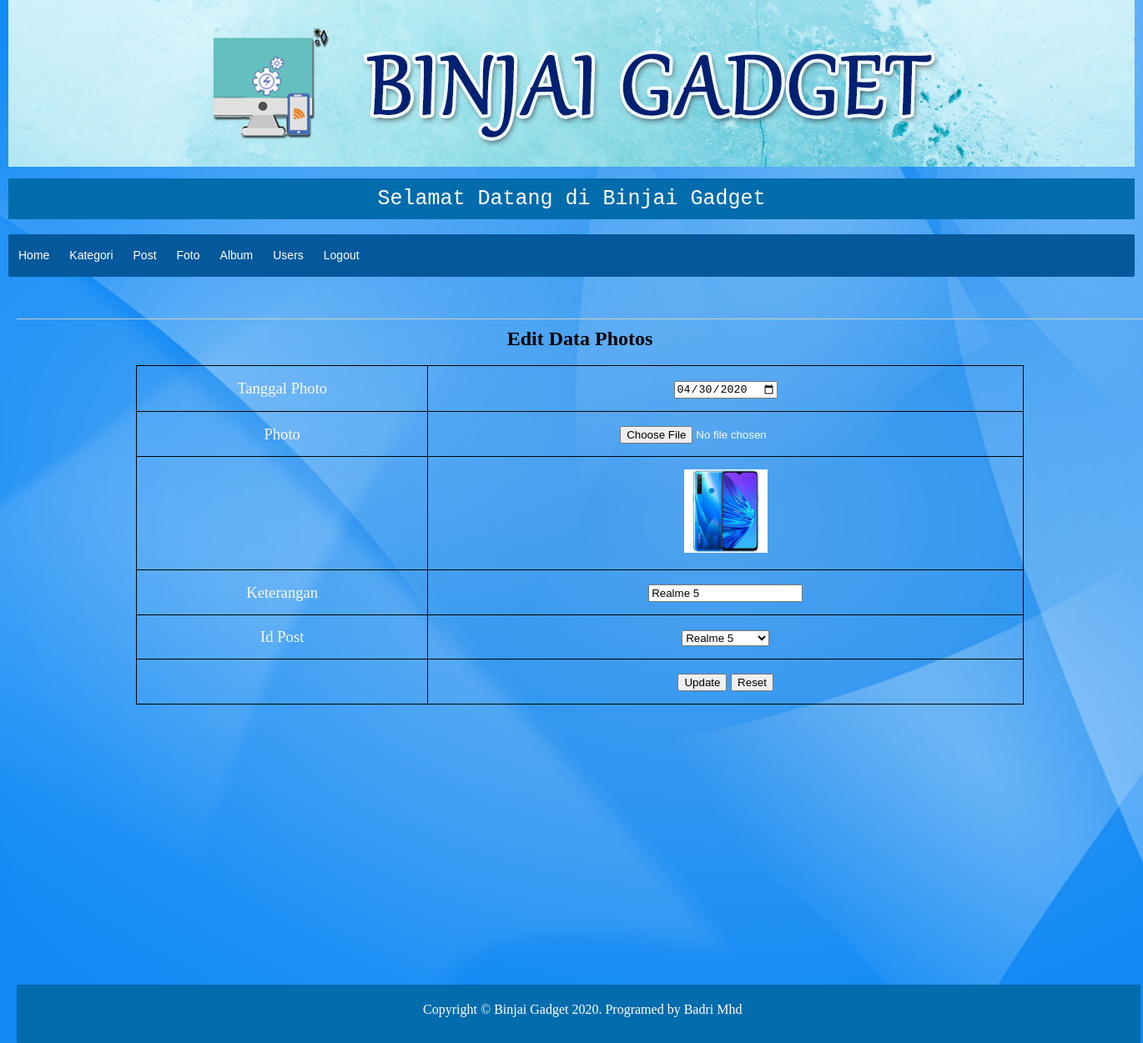
The page /dashboard.php?halaman=photos_edit&id=1 on the database its author committed.
### tables this page shows
CREATE TABLE `tb_photos` (
  `photo_id` int(11) NOT NULL,
  `photo_date` date NOT NULL,
  `photo_title` varchar(100) NOT NULL,
  `photo_text` text NOT NULL,
  `post_id` int(11) DEFAULT NULL
);

### dashboard.php (called while the page is built, shortened)
<?php
require_once "layout/dashboard.php";

### app/Controller.php (called while the page is built, shortened)
<?php
class Controller{
	public function __construct() {
		try {
			$this->db = new PDO("mysql:host=localhost;dbname=sigadget", "root", "");
		} catch (Exception $e) {
			die("error! " . $e->getMessage());
		}
  	}
}

### app/Post.php (called while the page is built, shortened)
<?php
class Post extends Controller{
	public function tampil()
	{
		$sql= "SELECT * FROM tb_post
		JOIN tb_category ON tb_post.cat_id = tb_category.cat_id";
		$stmt= $this->db->prepare($sql);
		$stmt->execute();
		$data = [];
		while ($rows = $stmt->fetch()){
			$data[] = $rows;
		}
		return $data;
	}
}
 ?>

### app/Photos.php (called while the page is built, shortened)
<?php
class Photos extends Controller{
	public function edit($id)
	{
		$sql = "SELECT * FROM tb_photos WHERE photo_id=:photo_id";
		$stmt= $this->db->prepare($sql);
		$stmt->bindParam(":photo_id", $id);
		$stmt->execute();
		$row = $stmt->fetch();
		return $row;
	}
}
 ?>

### photos_edit.php (the view, shortened to what this page needs)
<?php
$id = $_GET['id'];
$photos= new app\Photos();
$rows = $photos->edit($id);
$post = new app\Post();
$rowPost = $post->tampil();
?>
<html>
<link rel="stylesheet"href="layout/assets/css/style.css">
<head>
</head>
<body>
	<div class="utama">
	<div class="isi">
		<h2 align="center">Edit Data Photos</h2>
		<br>
		<form action="photos_proses.php" method="POST" enctype="multipart/form-data">
		<table>
		    <tr>
				<td>Tanggal Photo</td>
				<td><input type="date" name="photo_date" value="<?php echo $rows['photo_date']; ?>"></td>
			</tr>
			<tr>
				<td>Photo</td>
				<td><input type="file" name="photo_title" value="<?php echo $rows['photo_title']; ?>"></td>
			</tr>
			<tr>
                <td></td>
                <td><img src="uploadimages/<?php echo $rows ['photo_title'] ?>" width="100px" height="100px"></td>
			</tr>
			<tr>
			<td>Keterangan</td>
			<td><input type="textarea" name="photo_ket" required=""  value="<?php echo $rows['photo_text']; ?>"></td>
		    </tr>
			<tr>
			<td>Id Post</td>
			<td>
				<select name="post_id">
            		<?php foreach($rowPost as $row) { ?>
            			<option value="<?php echo $row['post_id'] ?>"><?php echo $row['post_title'] ?></option>
            		<?php } ?>
          		</select>
			</td>
			</tr>
		<tr>
			<td>
			</td>
			<td>
				<input type="submit" name="edit" value="Update">
				<input type="reset" name="" value="Reset">
			</td>
		</tr>
		 </table>
		</form>
		</div>
<br>
<br>
</body>
</html>

### layout/assets/css/style.css (style rules this page uses)
* { margin: 0px auto; }
html,body { height: 100%; }
.utama { width: 1350px; min-height: 100%; margin: auto; position: relative; }
.isi { margin-top: 20px; padding-left: 10px; border-top: 1px solid #ccc; border-collapse: collapse; color: black; padding: 10px; position : relative; padding-bottom :60px; }
table { border: 1px solid black; border-collapse: collapse; background-color: transparent; padding: 15px; color: #f9f9f9; font-style: initial ; font-size: 14pt; width: 80%; text-align: center; }
table td { border: 1px solid black; padding: 15px; }
body { ; background-image: url('../images/bg.png'); background-size: cover; background-attachment: fixed; background-repeat: no-repeat; }

### rows shown on the page
tb_photos: photo_date "04/30/2020", photo_title (picture), photo_ket "Realme 5"

### other values the page prints
form field post_id "Realme 5"
